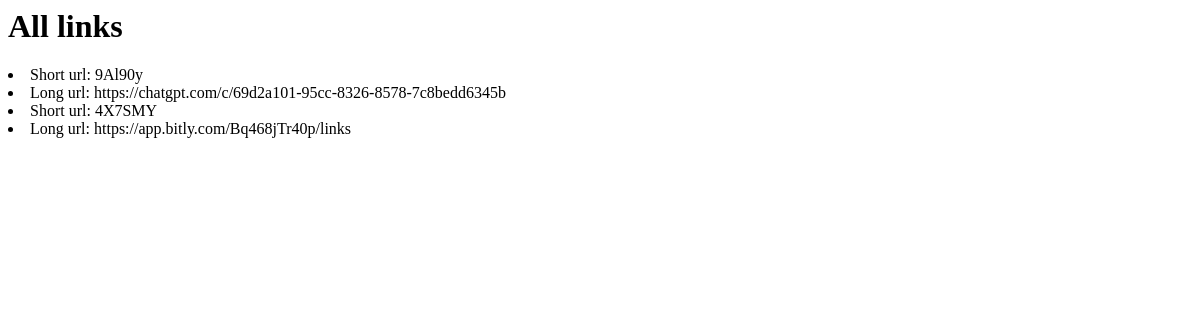
The page /analytics on the database as committed earlier.
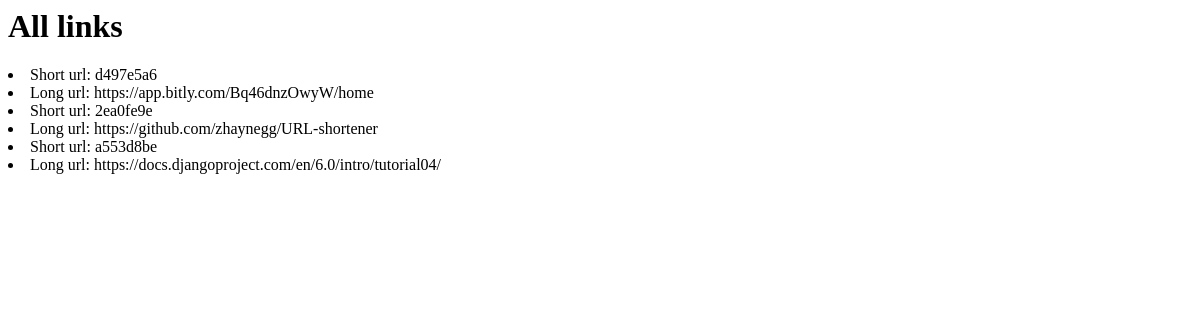
The same page on the database as committed later.
### api/models.py (models this page shows, shortened)
class urls(models.Model):
    original_url = models.URLField()
    short_url = models.CharField(max_length=10, unique=True)
    created_at = models.DateTimeField(auto_now_add=True)
    user = models.ForeignKey('users', on_delete=models.CASCADE, null=True, blank=True)
    used_count = models.IntegerField(default=0)

### api/views.py (the view)
# urls.py: path('analytics', views.AnalyticsView.as_view(), name='analytics'),
class AnalyticsView(generic.ListView):
    model = urls
    template_name = 'api/analytics.html'
    context_object_name = "urls"

### api/templates/api/analytics.html
<html>
    <head>
    </head>
    <body>
        <h1>All links</h1>
        <div>
            {% for url in urls %}
            <li>Short url:   {{ url.short_url }}</li>
            <li>Long url:   {{ url.original_url}} </li>
            {% endfor %}
        </div>
    </body>
</html>

Rows that differ between the two databases and show on the page:
removed urls: short_url "9Al90y", original_url "https://chatgpt.com/c/69d2a101-95cc-8326-8578-7c8bedd6345b"
removed urls: short_url "4X7SMY", original_url "https://app.bitly.com/Bq468jTr40p/links"
added urls: short_url "d497e5a6", original_url "https://app.bitly.com/Bq46dnzOwyW/home"
added urls: short_url "2ea0fe9e", original_url "https://github.com/zhaynegg/URL-shortener"
added urls: short_url "a553d8be", original_url "https://docs.djangoproject.com/en/6.0/intro/tutorial04/"
